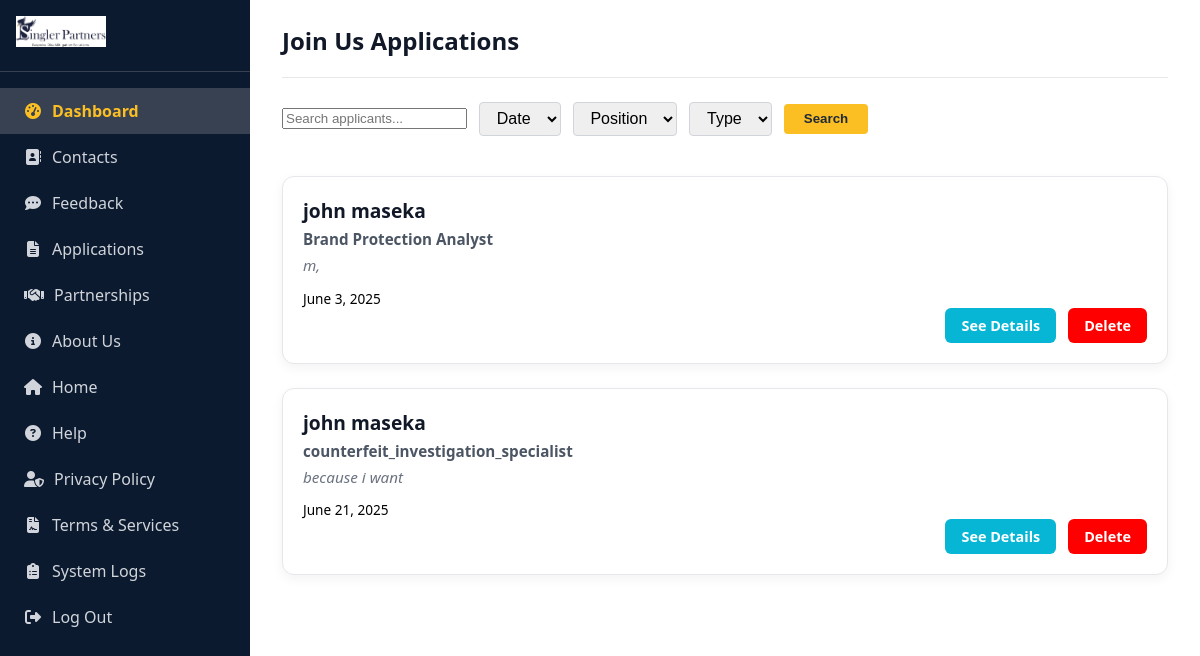
Screenshot of /join-list/ (signed in) with the database file from the repository.
### join_app/models.py (models this page shows, shortened)
class JoinApplication(models.Model):
    full_name = models.CharField(max_length=255)
    email = models.EmailField()
    phone = models.CharField(max_length=20)
    linkedin = models.URLField(blank=True, null=True)
    POSITION_CHOICES = [
        ('brand_protection_analyst', 'Brand Protection Analyst'),
        ('counterfeit_investigation_specialist', 'Counterfeit Investigation Specialist'),
        ('cybersecurity_specialist', 'Cybersecurity Specialist'),
        ('client_relations_manager', 'Client Relations Manager'),
        ('research_development_associate', 'Research & Development Associate'),
        ('marketing_communications_specialist', 'Marketing & Communications Specialist'),
        ('other', 'Other'),
    ]
    position = models.CharField(max_length=50, choices=POSITION_CHOICES)
    LOCATION_CHOICES = [
        ('on_site', 'On-site (Specify location later)'),
        ('remote', 'Remote'),
        ('hybrid', 'Hybrid'),
    ]
    location = models.CharField(max_length=20, choices=LOCATION_CHOICES, blank=True, null=True)
    EXPERIENCE_CHOICES = [
        ('0_1', '0-1 years'),
        ('2_4', '2-4 years'),
        ('5_plus', '5+ years'),
    ]
    experience_years = models.CharField(max_length=10, choices=EXPERIENCE_CHOICES)
    skills = models.TextField(blank=True, null=True)
    resume = models.FileField(upload_to='resumes/')
    cover_letter = models.FileField(upload_to='cover_letters/', blank=True, null=True)
    start_date = models.DateField()
    WORK_SCHEDULE_CHOICES = [
        ('full_time', 'Full-time'),
        ('part_time', 'Part-time'),
        ('contract_freelance', 'Contract / Freelance'),
    ]
    work_schedule = models.CharField(max_length=20, choices=WORK_SCHEDULE_CHOICES, blank=True, null=True)
    why_join = models.TextField()
    unique_skills = models.TextField(blank=True, null=True)
    data_consent = models.BooleanField()
    terms_agree = models.BooleanField()
    submitted_at = models.DateTimeField(auto_now_add=True)

### auth_app/views.py (the view)
# urls.py: path('join-list/', views.join_list_view, name='join_list'),
@login_required
def join_list_view(request):
    applications = JoinApplication.objects.all().order_by('-id')
    return render(request, 'auth_app/join_list.html', {'applications': applications})

### auth_app/templates/auth_app/join_list.html (shortened to what this page needs)
{% load static %}
<!DOCTYPE html>
<html lang="en">
<head>
    <link rel="stylesheet" href="{% static 'css/dashboard.css' %}" />
    <link rel="stylesheet" href="https://cdnjs.cloudflare.com/ajax/libs/font-awesome/6.5.0/css/all.min.css" />
</head>
<body>
<div class="container">
<aside class="sidebar">
  <div class="logo">
    <img src="{% static 'images/logo.png' %}" alt="Singler Partners" />
  </div>
   <nav class="nav-menu" role="navigation" aria-label="Main Navigation">
        <a href="{% url 'dashboard' %}" class="active"><i class="fas fa-tachometer-alt"></i> Dashboard</a>
        <a href="{% url 'contact_list' %}"> <i class="fas fa-address-book"></i> Contacts</a>
        <a href="{% url 'feedback_list' %}"><i class="fas fa-comment-dots"></i> Feedback</a>
        <a href="{% url 'join_list' %}"><i class="fas fa-file-alt"></i> Applications</a>
        <a href="{% url 'partner_list' %}"><i class="fas fa-handshake"></i> Partnerships</a>
        <a href="{% url 'logout_two' %}"><i class="fas fa-info-circle"></i> About Us</a>
        <a href="{% url 'logout_three' %}"><i class="fas fa-house"></i> Home</a>
        <a href="{% url 'help' %}"><i class="fas fa-question-circle"></i> Help</a>
        <a href="{% url 'privacy_policy' %}"><i class="fas fa-user-shield"></i> Privacy Policy</a>
        <a href="{% url 'terms_of_service' %}"><i class="fas fa-file-contract"></i> Terms & Services</a>
        <a href="{% url 'logs_app:logs' %}" class="nav-link-logs"><i class="fas fa-clipboard-list"></i> System Logs</a>
        <a href="{% url 'logout' %}"><i class="fas fa-sign-out-alt"></i> Log Out</a>
    </nav>
</aside>
<main class="main-content">
    <header class="main-header">
        <div class="welcome">
            <h2>Join Us Applications</h2>
        </div>
    </header>
    <form method="get" action="{% url 'join_list' %}" class="filters">
        <input type="text" name="q" placeholder="Search applicants..." value="{{ request.GET.q }}">
        <select name="date"><option>Date</option></select>
        <select name="position"><option>Position</option></select>
        <select name="type"><option>Type</option></select>
        <button type="submit">Search</button>
    </form>
    <div class="articles">
        {% for app in applications %}
        <div class="article-item">
            <div class="article-content">
                <h3>{{ app.full_name }}</h3>
                <p><strong>{{ app.position }}</strong></p>
                <p class="desc">{{ app.why_join|truncatewords:10 }}</p>
            </div>
            <span class="time">{{ app.start_date }}</span>
            <div class="action-buttons">
                <a href="{% url 'join_detail' app.pk %}" class="open-btn">See Details</a>
                <a href="{% url 'join_delete' app.pk %}" class="open-btn" style="background-color: red;">Delete</a>
            </div>
        </div>
        {% empty %}
        <p>No applications found.</p>
        {% endfor %}
    </div>
</main>
</div>
</body>
</html>

### static/css/dashboard.css (style rules this page uses)
* { box-sizing: border-box; }
body { margin: 0; font-family: "Segoe UI", Tahoma, Geneva, Verdana, sans-serif; background: #f9f9f9; color: #333; }
.container { display: flex; min-height: 100vh; }
.sidebar { background-color: #0b1a2f; color: #fff; width: 250px; display: flex; flex-direction: column; padding: 1rem 0; position: sticky; top: 0; }
.sidebar .logo { display: flex; align-items: center; padding: 0 1rem 1.5rem 1rem; border-bottom: 1px solid #374151; }
.sidebar .logo img { width: 90px; height: auto; }
.nav-menu { display: flex; flex-direction: column; margin-top: 1rem; }
.nav-menu a { color: #d1d5db; text-decoration: none; padding: 12px 24px; font-size: 1rem; display: flex; align-items: center; gap: 10px; transition: background-color 0.2s ease, color 0.2s ease; user-select: none; }
.nav-menu a i { min-width: 18px; text-align: center; }
.nav-menu a:hover, .nav-menu a.active { background-color: #374151; color: #fbbf24; font-weight: 600; }
.nav-link-logs { margin-top: auto; }
.main-content { flex: 1; padding: 1.5rem 2rem; background-color: #fff; overflow-y: auto; display: flex; flex-direction: column; }
.main-header { display: flex; justify-content: space-between; align-items: center; flex-wrap: wrap; border-bottom: 1px solid #e5e7eb; padding-bottom: 1rem; margin-bottom: 1.5rem; }
.welcome h2 { margin: 0 0 4px 0; font-weight: 700; color: #111827; }
.filters { display: flex; flex-wrap: wrap; gap: 0.75rem; margin-bottom: 1.5rem; align-items: center; }
.filters input[type="search"], .filters select { padding: 0.4rem 0.8rem; font-size: 1rem; border-radius: 4px; border: 1px solid #d1d5db; outline-offset: 2px; }
.filters button { padding: 0.45rem 1.25rem; background-color: #fbbf24; border: none; border-radius: 4px; color: #1f2937; font-weight: 700; cursor: pointer; user-select: none; transition: background-color 0.3s ease; }
.articles { display: grid; grid-template-columns: repeat(auto-fit, minmax(320px, 1fr)); gap: 1.5rem; margin-top: 1rem; }
.article-item { background-color: #ffffff; border: 1px solid #e5e7eb; border-radius: 12px; padding: 1.25rem; box-shadow: 0 4px 12px rgba(0, 0, 0, 0.05); display: flex; flex-direction: column; justify-content: space-between; transition: transform 0.2s ease, box-shadow 0.2s ease; }
.articles { display: flex; flex-direction: column; gap: 1.5rem; margin-top: 1rem; }
.article-item { background-color: #ffffff; border: 1px solid #e5e7eb; border-radius: 12px; padding: 1.25rem; box-shadow: 0 4px 12px rgba(0, 0, 0, 0.05); display: flex; flex-direction: column; transition: transform 0.2s ease, box-shadow 0.2s ease; }
.article-content h3 { margin: 0; font-size: 1.2rem; color: #111827; font-weight: 700; }
.article-content p { margin: 0.35rem 0; color: #4b5563; font-size: 0.95rem; }
.article-content .desc { color: #6b7280; font-style: italic; }
.time { margin-top: 0.5rem; font-size: 0.85rem; color: black; font-weight: 500; }
.action-buttons { margin-top: auto; display: flex; justify-content: flex-end; gap: 0.75rem; flex-wrap: wrap; }
.open-btn { background-color: #06b6d4; color: #ffffff; padding: 0.5rem 1rem; text-decoration: none; border-radius: 6px; font-weight: 600; font-size: 0.9rem; transition: background-color 0.3s ease; }

### rows the page displays
JoinApplication: full_name "john maseka", position "Brand Protection Analyst", why_join "m,", start_date "June 3, 2025"
JoinApplication: full_name "john maseka", position "counterfeit_investigation_specialist", why_join "because i want", start_date "June 21, 2025"
